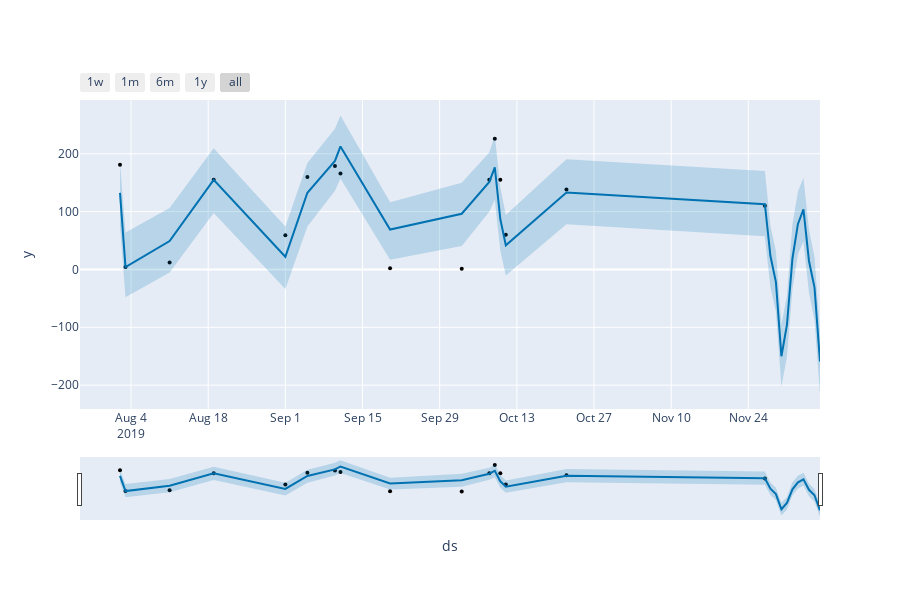

The code cell stored with this chart in its notebook:
### Code cell
from fbprophet.plot import plot_plotly, plot_components_plotly

plot_plotly(m, forecast)
